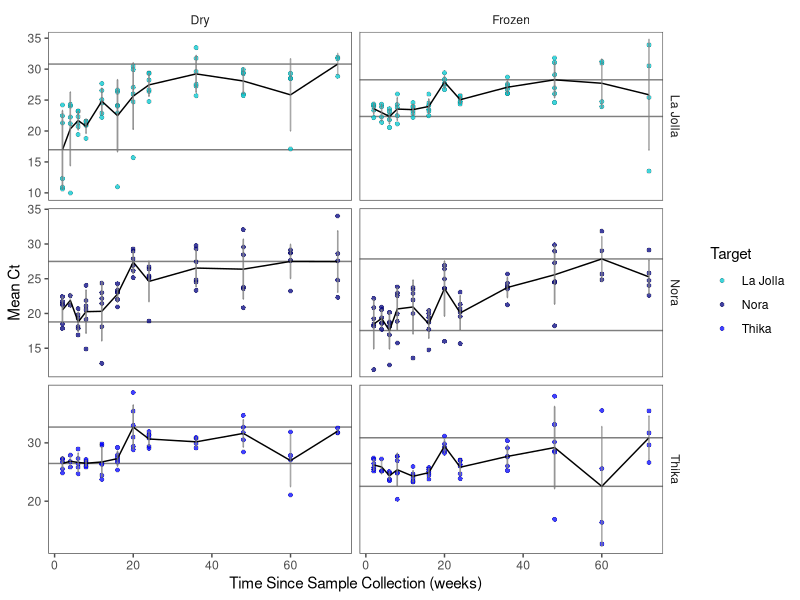
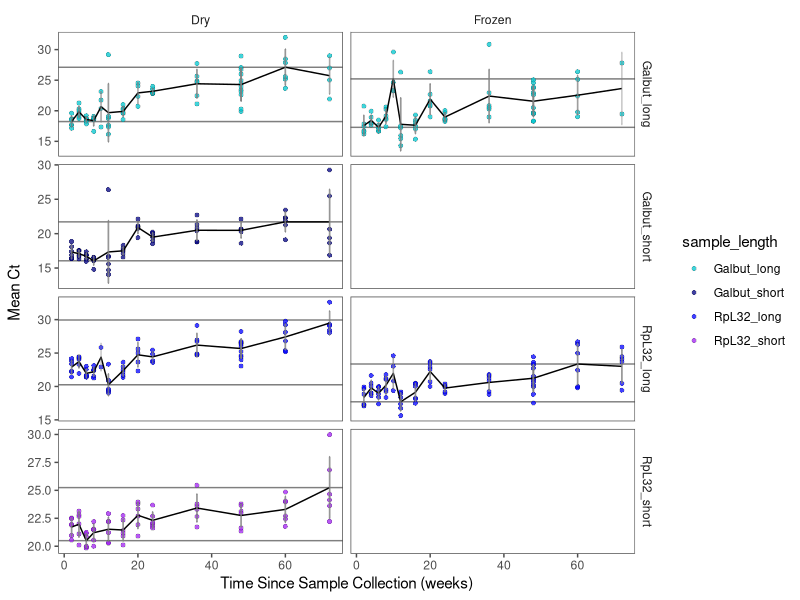
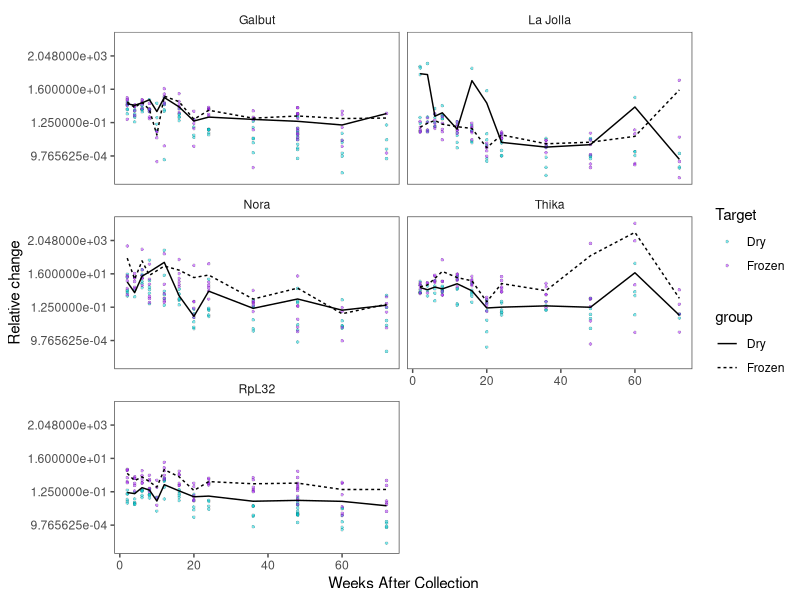
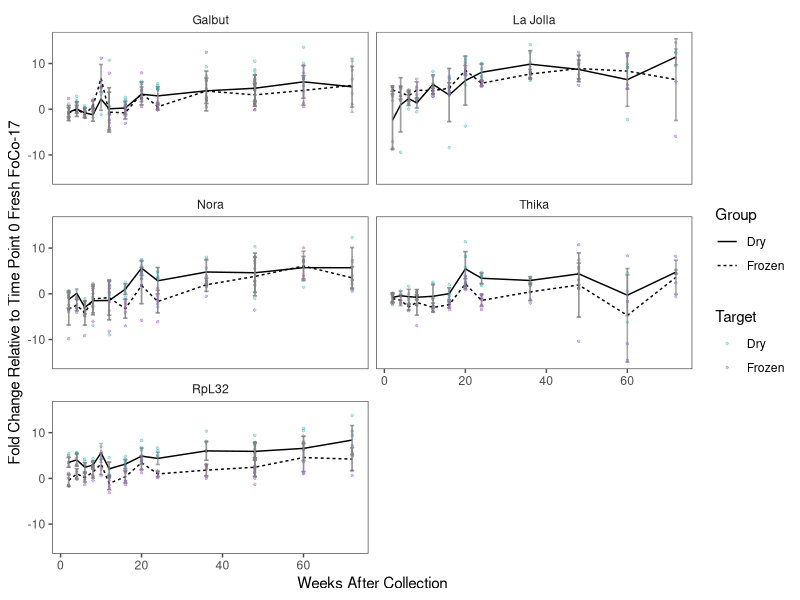
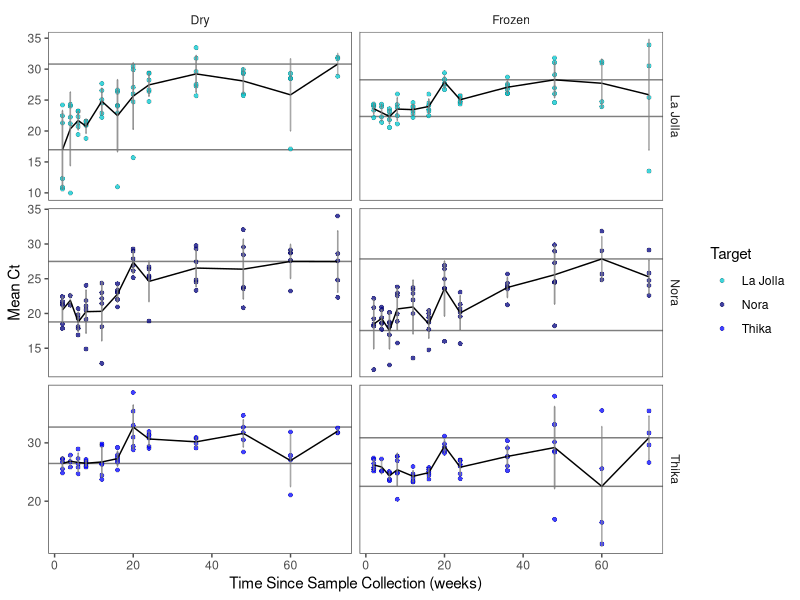
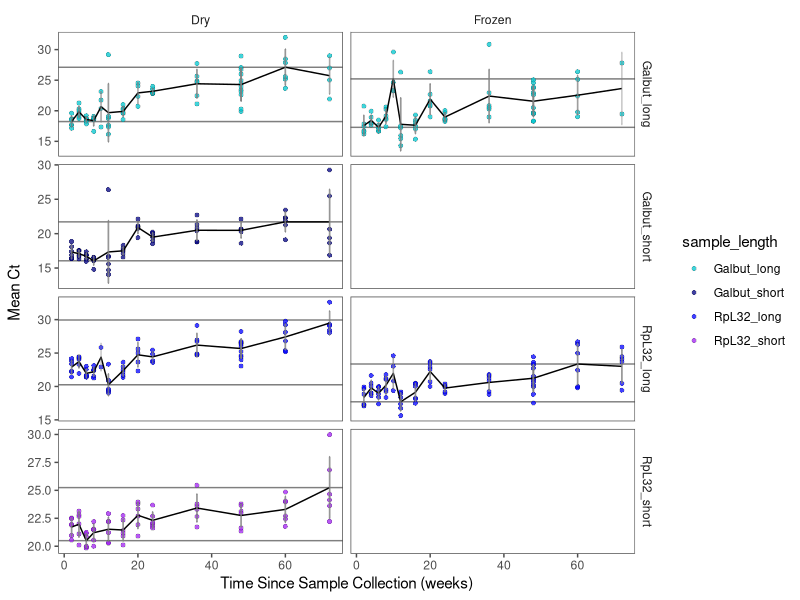
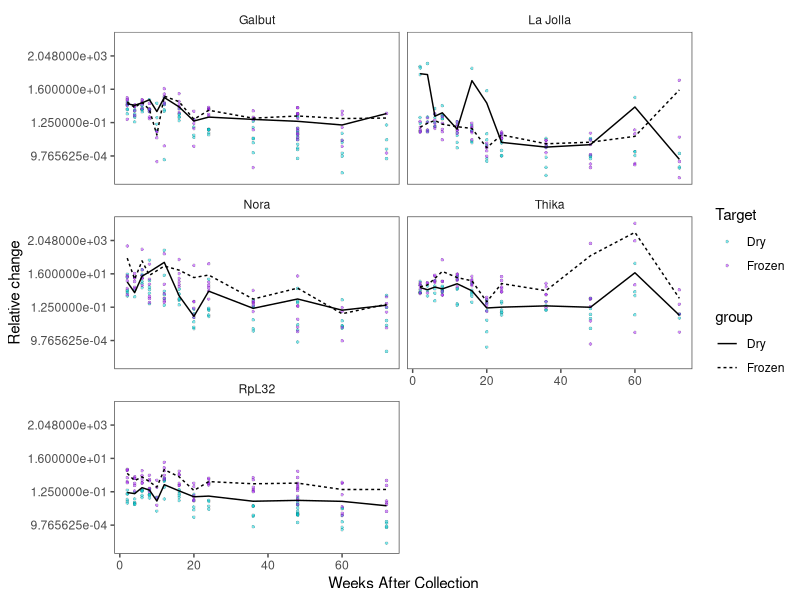
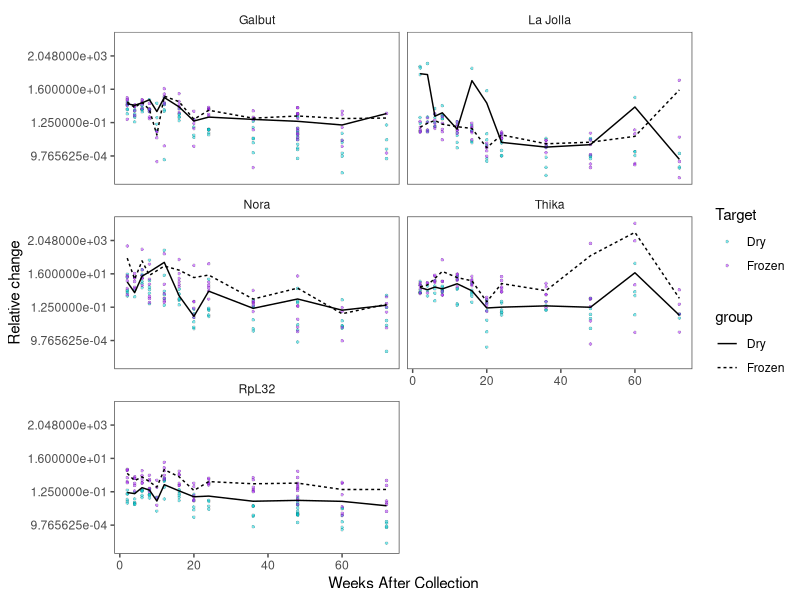

Source code (R) for these figures, in order: (Note: this script raises an error after producing the figures.)
# load libraries
library(tidyverse)
library(readxl)
library(ggthemes)
library(writexl)

# read in data
#fly <- read_xlsx("tidy_formats/fly_data.xlsx")

#mosquito <- read_xlsx("tidy_formats/mosquito_data.xlsx")

# fly data figures

# pre-processing 
#fly_data <- fly %>%
#  filter(present == "y") %>% 
#  type_convert() %>% 
#  group_by(target, group, week, length) %>%
#  mutate(mean_ct = mean(ct, na.rm = TRUE),
#         sd_ct = sd(ct, na.rm = TRUE),
#         sample_length = paste(target, length, sep = "_")) 

# determine delta ct, use average of time 2 week fresh as starting ct
# calculate fold change by taking 2^-(delta_ct)
#write_xlsx(fly_data, "tidy_formats/fly_data.xlsx")

#read back in the data
fly_data <- read_xlsx("tidy_formats/fly_data.xlsx")

hline_max1 <- data.frame(group = c("Dry", "Frozen"), target = c("La Jolla", "Nora", 
                                                               "Thika"), 
                        hline_1 = c(30.81469, 27.84886, 32.70908, 28.27032,
                                    27.49015, 30.87427))


hline_min1 <- data.frame(group = c("Dry", "Frozen"), target = c("La Jolla", "Nora",
                                                               "Thika"),
                        hline_2 = c(16.96781, 17.54493, 26.47017, 22.34384,
                                    18.78465, 22.54356))


# Mean line bar of La Jolla, Nora & Thika targets
ggplot(filter(fly_data, target %in% c("La Jolla", "Nora", "Thika"), group != "Fresh"), aes(x=week)) + 
  geom_hline(data = hline_max1, aes(yintercept = hline_1), alpha = 0.5) +
  geom_hline(data = hline_min1, aes(yintercept = hline_2), alpha = 0.5) +
  geom_point(aes(y=ct, fill=target), shape = 21, size = 1.5, stroke = 0.1, 
             color = "black", alpha = 0.75) + 
  scale_fill_manual(values = c("turquoise3", "navyblue", "blue")) + 
  geom_line(aes(y=mean_ct, group=sample_length)) + 
  geom_errorbar(aes(ymin = (mean_ct - sd_ct), ymax = (mean_ct + sd_ct)), 
                width = 0.2, color = "grey50", alpha = 0.25) +
  theme_few(base_size = 11) + 
  facet_grid(target ~group, scales = "free_y") +
  labs(x = "Time Since Sample Collection (weeks)", y = "Mean Ct", fill = "Target")



ggsave("plots/Mean_LaJollaNoraThika.pdf", units = "in", width = 10, height = 8)


hline_max2 <- data.frame(group = c("Dry", "Dry", "Dry", "Dry", "Frozen", "Frozen",
                                   "Frozen", "Frozen"), 
                         sample_length = c("Galbut_long", "Galbut_short",
                                           "RpL32_long", "RpL32_short"), 
                        hline_1 = c(27.11656, 21.71760, 29.948694, 25.24503, 
                                    25.20976, NA, 23.35923, NA))


hline_min2 <- data.frame(group = c("Dry", "Dry", "Dry", "Dry", "Frozen", "Frozen",
                                   "Frozen", "Frozen"), 
                         sample_length = c("Galbut_long", "Galbut_short",
                                           "RpL32_long", "RpL32_short"),
                        hline_2 = c(18.23504, 16.04849, 20.2549, 20.49891, 
                                    17.29496, NA, 17.70815, NA))

# Mean line bar of galbut and RpL32 short and long
ggplot(filter(fly_data, sample_length %in% c("Galbut_long", "Galbut_short", 
                                             "RpL32_long", "RpL32_short"), 
              group != "Fresh"), aes(x=week)) + 
  geom_hline(data = hline_max2, aes(yintercept = hline_1), alpha = 0.5) +
  geom_hline(data = hline_min2, aes(yintercept = hline_2), alpha = 0.5) +
  geom_point(aes(y=ct, fill=sample_length), shape = 21, size = 1.5, stroke = 0.1, 
             color = "black", alpha = 0.75) + 
  scale_fill_manual(values = c("turquoise3", "navyblue", "blue", "purple")) + 
  geom_line(aes(y=mean_ct, group=sample_length)) + 
  geom_errorbar(aes(ymin = (mean_ct - sd_ct), ymax = (mean_ct + sd_ct)), 
                width = 0.2, color = "grey50", alpha = 0.25) +
  theme_few(base_size = 11) + 
  facet_grid(sample_length ~ group, scales = "free_y") +
  labs(x = "Time Since Sample Collection (weeks)", y = "Mean Ct" )



ggsave("plots/Mean_GalbutRpL32.pdf", units = "in", width = 10, height = 8)

# get mean fold change, remove fresh samples & short samples
fly_fc <- fly_data %>% 
  group_by(target, group, week) %>% 
  mutate(mean_fc = mean(fold_change, na.rm = TRUE),
         sd_fc = sd(fold_change, na.rm = TRUE),
         mean_dct = mean(delta_ct, na.rm = TRUE),
         sd_dct = sd(delta_ct, na.rm = TRUE)) %>% 
  filter(group != "Fresh") %>% 
  filter(length != "short")

# relative change for all fly targets
ggplot(fly_fc, aes(x = week)) +
  geom_point(aes(y = fold_change, fill = group), shape = 21, size = 1, 
             stroke = 0.1, color = "black", alpha = 0.5) +
  scale_fill_manual(values = c("turquoise3", "purple")) +
  geom_line(aes(y = mean_fc, group = group, linetype = group)) +
  scale_y_continuous(trans = "log2") +
  theme_few(base_size = 11) +
  facet_wrap(~factor(target, levels = c("Galbut", "La Jolla", "Nora", "Thika", "RpL32")),
             ncol = 2) +
  labs(x = 'Weeks After Collection', y = "Relative change", fill = "Target")

ggsave("plots/Relative_fly.pdf", units = "in", width = 10, height = 8)
ggsave("plots/Relative_fly_log10.pdf", units = "in", width = 10, height = 8)
ggsave("plots/Relative_fly_log2.pdf", units = "in", width = 10, height = 8)
ggsave("plots/Relative_fly_sqrt.pdf", units = "in", width = 10, height = 8)

# delta ct fold change
ggplot(fly_fc, aes(x = week)) +
  geom_point(aes(y = delta_ct, fill = group), shape = 21, size = 1, 
             stroke = 0.1, color = "black", alpha = 0.35) +
  scale_fill_manual(values = c("turquoise3", "purple")) +
  geom_line(aes(y = mean_dct, group = group, linetype = group)) +
  geom_errorbar(aes(ymin = (mean_dct - sd_dct), ymax = (mean_dct + sd_dct)), 
                width = 1, color = "grey50", alpha = 0.25) +  
  theme_few(base_size = 11) +
  facet_wrap(~factor(target, levels = c("Galbut", "La Jolla", "Nora", "Thika", 
                                        "RpL32")), ncol = 2) +
  labs(x = 'Weeks After Collection', 
       y = "Fold Change Relative to Time Point 0 Fresh FoCo-17", 
       fill = "Target", linetype = "Group")

ggsave("plots/Relative_fly_dct.pdf", units = "in", width = 10, height = 8)

# Mosquito data figures

# pre-processing 
mosquito_data <- mosquito %>% 
  filter(present == "y") %>% 
  type_convert() %>% 
  group_by(target, group, week) %>%
  mutate(mean_ct = mean(ct, na.rm = TRUE),
         sd_ct = sd(ct, na.rm = TRUE),
         sample_group = paste0(target)) %>% 
  ungroup()

# determine delta ct, use average of time 4 week as starting ct
# calculate fold change by taking 2^-(delta_ct)
write_xlsx(mosquito_data, "tidy_formats/mosquito_data.xlsx")

#read back in the data
mosquito_data <- read_xlsx("tidy_formats/mosquito_data.xlsx")

# get mean fold change
mosquito_data <- mosquito_data %>% 
  group_by(target, group, week) %>% 
  mutate(mean_fc = mean(fold_change, na.rm = TRUE),
         sd_fc = sd(fold_change, na.rm = TRUE))

hline_max_mos <- data.frame(group = c("Dry", "Dry", "Dry", "Frozen", "Frozen", 
                                      "Frozen"), 
                            target = c("Verdadero", "Rennavirus", "Actin"), 
                            hline_1_mos = c(27.94278, 29.54662, 29.98109,
                                            27.91520, 24.06199, 27.85027))

hline_min_mos <- data.frame(group = c("Dry", "Dry", "Dry", "Frozen", "Frozen", 
                                      "Frozen"), 
                            target = c("Verdadero", "Rennavirus", "Actin"),
                            hline_2_mos = c(22.04536, 19.4869, 24.19849,
                                            22.04304, 14.35967, 23.48702))

# Mean line bar of all Ae. aegypti targets 
ggplot(mosquito_data, aes(x = week)) + 
  geom_hline(data = hline_max_mos, aes(yintercept = hline_1_mos), alpha = 0.3) +
  geom_hline(data = hline_min_mos, aes(yintercept = hline_2_mos), alpha = 0.3) +
  geom_point(aes(y = ct, fill = target), shape=21, size=1.5, stroke=0.1, 
             color="black", alpha = 0.75) + 
  scale_fill_manual(values = c("turquoise3", "purple", "green")) + 
  geom_line(aes(y=mean_ct, group=sample_group)) + 
  geom_errorbar(aes(ymin = (mean_ct - sd_ct), ymax = (mean_ct + sd_ct)), 
                width = 0.2, color = "grey50", alpha = 0.25) +
  theme_few(base_size = 11) +
  facet_grid(factor(target, levels = c("Verdadero", "Rennavirus", "Actin"))
             ~ group, scales = "free_y") +
  labs(x = "Time Since Sample Collection (weeks)", y = "Ct value", 
       fill = "Target")

ggsave("plots/Mean_Mosquito.pdf", units = "in", width = 10, height = 8)

# Relative change for all Ae. aegypti targets
ggplot(mosquito_data, aes(x = week)) +
  geom_point(aes(y = fold_change, fill = group), shape = 21, size = 1, 
             stroke = 0.1, color = "black", alpha = 0.5) +
  scale_fill_manual(values = c("turquoise3", "purple")) +
  geom_line(aes(y = mean_fc, group = group, linetype = group)) +
  scale_y_continuous(trans = "sqrt") +
  theme_few(base_size = 11) +
  facet_wrap(~factor(target, levels = c("Verdadero", "Rennavirus", "Actin")), 
             scales = "free_y") +
  labs(x = 'Weeks After Collection', y = "Relative change", fill = "Target")

ggsave("plots/Relative_Mosquito_log10.pdf", units = "in", width = 10, height = 8)
ggsave("plots/Relative_Mosquito_log2.pdf", units = "in", width = 10, height = 8)
ggsave("plots/Relative_Mosquito_sqrt.pdf", units = "in", width = 10, height = 8)
